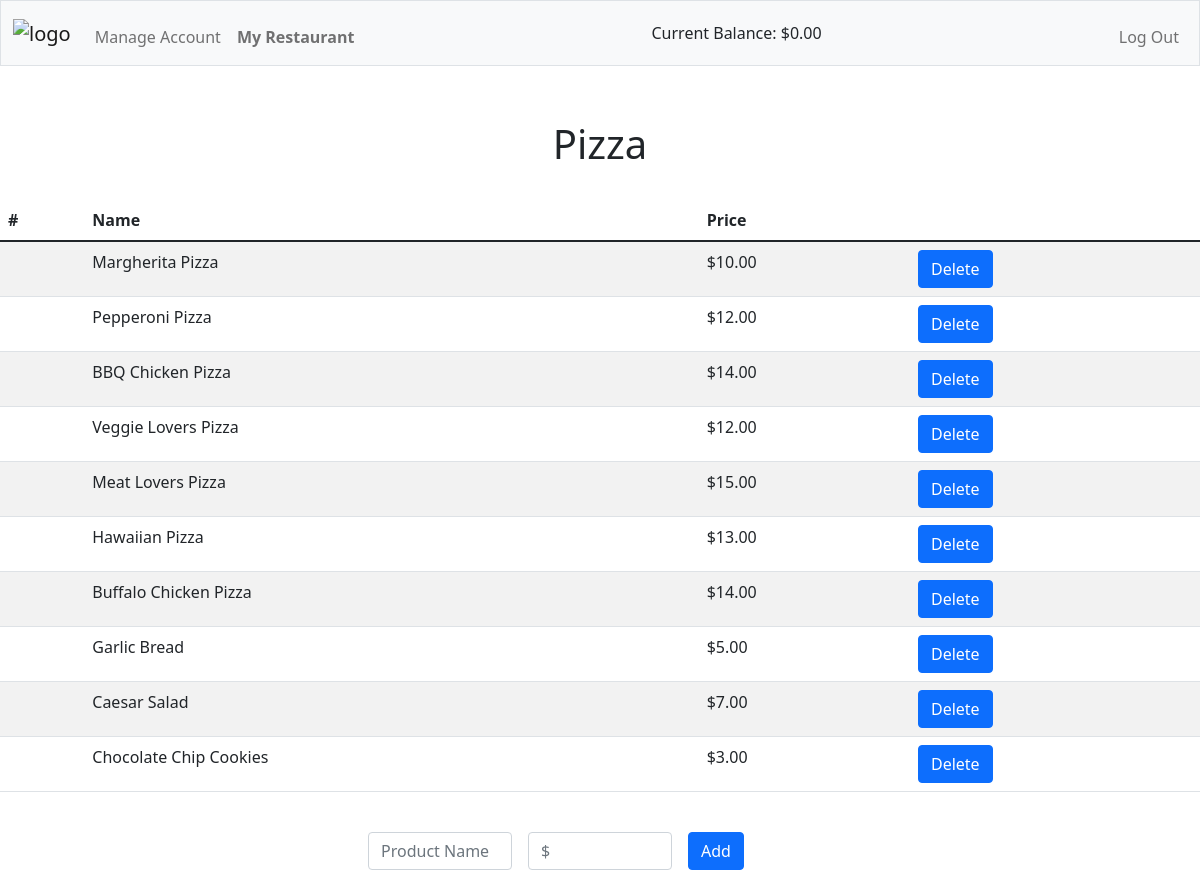
Screenshot of /restaurant (signed in) with the database file from the repository.
### tables this page shows
CREATE TABLE 'users' ('id' INTEGER PRIMARY KEY AUTOINCREMENT NOT NULL, 'username' TEXT, 'name' TEXT, 'surname' TEXT, 'email' TEXT, 'address' TEXT, 'hash' TEXT, 'cash' REAL DEFAULT 0 , 'status' TEXT DEFAULT 'user');

CREATE TABLE 'restaurant' ('id' INTEGER PRIMARY KEY AUTOINCREMENT NOT NULL, 'name' TEXT, 'description' TEXT, 'owner' TEXT);

CREATE TABLE 'products' ('id' INTEGER PRIMARY KEY AUTOINCREMENT NOT NULL, 'name' TEXT, 'price' REAL,'owner' TEXT);

### app.py (the view, shortened to what this page needs)
@app.route("/restaurant", methods=["GET", "POST"])
@login_required
def restaurant():
    if request.method == "GET":
        user_id = session["user_id"]
        user_name = db.execute("SELECT username FROM users WHERE id = ?", user_id)
        user_name = user_name[0]["username"]
        restaurant_name = db.execute("SELECT name FROM restaurant WHERE owner = ?", user_name)
        restaurant_name = restaurant_name[0]["name"]
        products = db.execute("SELECT name, price FROM products WHERE owner = ?", user_name)
        return render_template("restaurant.html", restaurant_name=restaurant_name, products=products)

### app.py (called while the page is built)
@app.after_request
def after_request(response):
    response.headers["Cache-Control"] = "no-cache, no-store, must-revalidate"
    response.headers["Expires"] = 0
    response.headers["Pragma"] = "no-cache"
    return response

@app.context_processor
def inject():
    user_id = session.get("user_id")
    current_person = db.execute("SELECT * FROM users WHERE id = ?", user_id)
    return dict(current_person=current_person, usd=usd)

### helpers.py (called while the page is built)
def login_required(f):
    @wraps(f)
    def decorated_function(*args, **kwargs):
        if session.get("user_id") is None:
            return redirect("/login")
        return f(*args, **kwargs)
    return decorated_function

def usd(value):
    return f"${value:,.2f}"

### templates/restaurant.html (shortened to what this page needs)
{% extends "layout.html" %}
{% block header %}
    {{ restaurant_name }}
{% endblock %}
{% block main %}
    {% if current_person[0]["status"] == "owner" %}
        <table class="table table-striped">
            <thead>
                <tr>
                    <th scope="col">#</th>
                    <th scope="col">Name</th>
                    <th scope="col">Price</th>
                    <th scope="col"></th>
                </tr>
            </thead>
            <tbody>
                {% for product in products %}
                    <tr>
                        <td></td>
                        <td>{{ product["name"] }}</td>
                        <td>{{ usd(product["price"]) }}</td>
                        <td>
                            <form action="/restaurant" method="post">
                                <button class="btn btn-primary" type="submit" name="action" value="Delete">Delete</button>
                            </form>
                        </td>
                    </tr>
                {% endfor %}
             </tbody>
        </table>
        <br>
        <div>
            <form class="row g-3" action="/restaurant" method="post">
                <div class="col-md-4">
                    <input autocomplete="off" class="form-control" name="product" placeholder="Product Name" type="text">
                </div>
                <div class="col-md-4">
                    <input autocomplete="off" class="form-control" name="price"  placeholder="$" type="number" min="1" step="0.01">
                </div>
                <div class="col-md-4">
                    <button class="btn btn-primary" type="submit" name="action" value="Add">Add</button>
                </div>
            </form>
        </div>
    {% else %}
        <div class="warning-text">
            <h1><b>You should not be here!!!</b></h1>
        </div>
    {% endif %}
{% endblock %}

### templates/layout.html (shortened to what this page needs)
<!DOCTYPE html>
<html lang="en">
    <head>
        <link href="https://cdn.jsdelivr.net/npm/bootstrap@5.1.3/dist/css/bootstrap.min.css" rel="stylesheet">
        <link href="static/styles.css" rel="stylesheet">
    </head>
    <body>
        <nav class="bg-light border navbar navbar-expand-md navbar-light">
            <div class="container-fluid">
                <a class="navbar-brand" href="/"><img src="static/food.png" alt="logo" width="50"></a>
                <div class="collapse navbar-collapse" id="navbar">
                    {% if session["user_id"] %}
                        <ul class="navbar-nav me-auto mt-2">
                            <li class="nav-item"><a class="nav-link" href="/manage">Manage Account</a></li>
                            {% if current_person[0]["status"] == "admin" %}
                                <li class="nav-item"><a class="nav-link" href="/requests"><b>Requests</b></a></li>
                            {% elif current_person[0]["status"] == "owner" %}
                                <li class="nav-item"><a class="nav-link" href="/restaurant"><b>My Restaurant</b></a></li>
                            {% else %}
                                <li class="nav-item"><a class="nav-link" href="/partnership"><b>Become Partner</b></a></li>
                            {% endif %}
                        </ul>
                        <div>
                            Current Balance: {{ usd(current_person[0]['cash']) }}
                        </div>
                        <ul class="navbar-nav ms-auto mt-2">
                            <li class="nav-item"><a class="nav-link" href="/logout">Log Out</a></li>
                        </ul>
                    {% else %}
                        <ul class="navbar-nav ms-auto mt-2">
                            <li class="nav-item"><a class="nav-link" href="/register">Register</a></li>
                            <li class="nav-item"><a class="nav-link" href="/login">Log In</a></li>
                        </ul>
                    {% endif %}
                </div>
            </div>
        </nav>
        <main class="main-content">
            <h1 class="header">{% block header %}{% endblock %}</h1>
            <br>
            {% block main %}{% endblock %}
        </main>
    </body>
</html>

### static/styles.css (style rules this page uses)
.row { margin-left: 30%; margin-right: 30%; }
.bg-light { overflow: hidden; background-color: #333; position: fixed; top: 0; width: 100%; z-index: 2; }
.main-content { margin-top: 120px; }
.header { text-align: center; }

### rows the page displays
users: cash "$0.00"
restaurant: name "Pizza"
products: name "Margherita Pizza", price "$10.00"
products: name "Pepperoni Pizza", price "$12.00"
products: name "BBQ Chicken Pizza", price "$14.00"
products: name "Veggie Lovers Pizza", price "$12.00"
products: name "Meat Lovers Pizza", price "$15.00"
products: name "Hawaiian Pizza", price "$13.00"
products: name "Buffalo Chicken Pizza", price "$14.00"
products: name "Garlic Bread", price "$5.00"
products: name "Caesar Salad", price "$7.00"
products: name "Chocolate Chip Cookies", price "$3.00"
